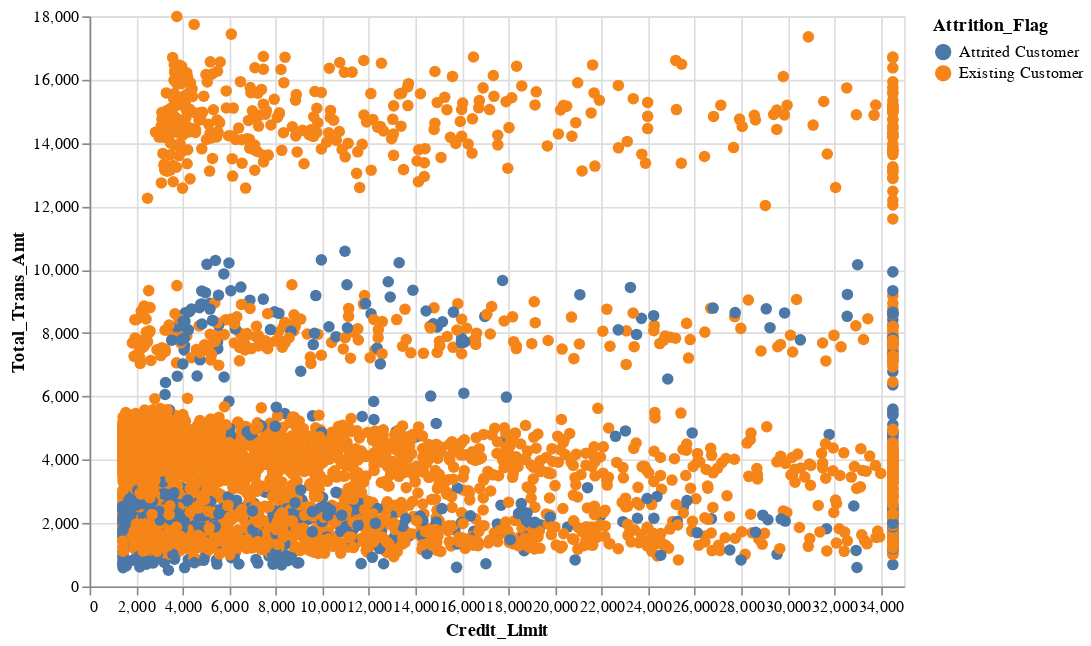

The code cell stored with this chart in its notebook:
### Markdown cell above
## Filtragem dinâmica

Também podemos implementar filtragem dinâmica com Altair. Permite vincular vários gráficos com um filtro compartilhado.

Primeiro criamos um objeto de seleção que captura as interações do usuário. Como o próprio nome sugere, é usado para selecionar valores na visualização. O objeto de seleção pode ser conectado a uma legenda ou outro gráfico.

Em outras palavras, especificamos uma condição em um gráfico ou em uma legenda usando o objeto de seleção. Em seguida, os valores são filtrados com base nessa seleção.

Ficará mais claro com um exemplo.

### Code cell
selection = alt.selection_multi(
    fields=['Attrition_Flag'], bind='legend'
)

alt.Chart(churn).mark_circle(size=50).encode(
    x='Credit_Limit',
    y='Total_Trans_Amt',
    color='Attrition_Flag',
    opacity=alt.condition(selection, alt.value(1), alt.value(0.1))
).properties(
    height=350, width=500
).add_selection(
    selection
)

### Figure 1 — Vega-Lite specification as saved in the notebook (floating-point values rounded to 4 significant figures; data arrays with more than 128 entries replaced by an {"elided": "..."} marker saying what was removed)
{"config": {"view": {"continuousWidth": 400, "continuousHeight": 300}}, "data": {"name": "data-1ae36ebf1d77f80de4689e2d9f8460cb"}, "mark": {"type": "circle", "size": 50}, "encoding": {"color": {"field": "Attrition_Flag", "type": "nominal"}, "opacity": {"condition": {"value": 1, "selection": "selector002"}, "value": 0.1}, "x": {"field": "Credit_Limit", "type": "quantitative"}, "y": {"field": "Total_Trans_Amt", "type": "quantitative"}}, "height": 350, "selection": {"selector002": {"type": "multi", "fields": ["Attrition_Flag"], "bind": "legend"}}, "width": 500, "$schema": "https://vega.github.io/schema/vega-lite/v4.17.0.json", "datasets": {"data-1ae36ebf1d77f80de4689e2d9f8460cb": {"elided": "5000 records"}}}
